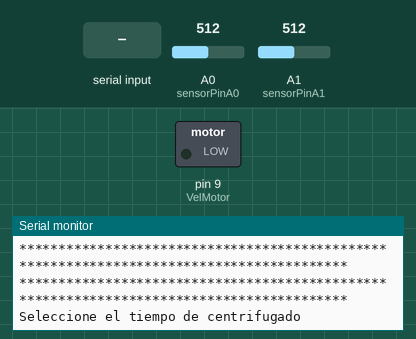
The sketch below on a simulated Arduino Uno, built with avr-gcc and run on an emulated ATmega328P. Shown: switched loads named in the sketch (green lamp = pin HIGH), the last lines printed to the serial monitor. Inputs (shaded band) come from the test bench; at power-on: A0 (sensorPinA0) = 512, A1 (sensorPinA1) = 512.

Above: at 8.3 s.
8.4 s: "90,45,200\n" received over Serial
At 16.2 s:
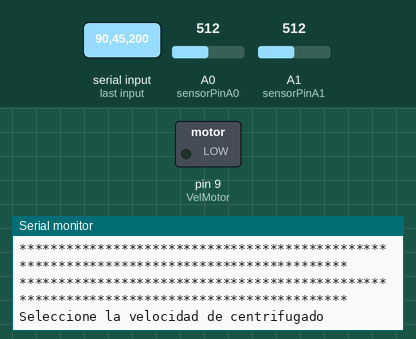
20.0 s: "30,150,10\n" received over Serial
At 25.1 s:
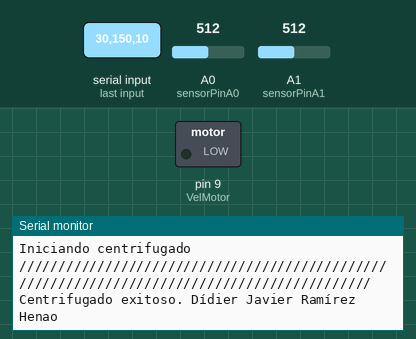

Measured:
- after the input at 8.4 s, the serial monitor: prints a new line after 7.1 s (image 1)
- after the input at 20.0 s, the serial monitor: prints a new line after 3.9 s (image 2)

The sketch:

Centr_fuga.ino
```cpp
/*Dídier Javier Ramírez Henao
---------------------------------------------
Centrifugado controlando el tiempo y la velocidad del motor
---------------------------------------------
Programa con dos entradas análogas. Una para controlar el tiempo de centrifugado y la otra para controlar la velocidad
de rotación del motor. El motor se controla mediante salida por PWM.
*/
const int sensorPinA0 = A0;    // seleccionar la entrada para el sensor análogo (Potenciómetro de tiempo)
const int sensorPinA1 = A1;    // seleccionar la entrada para el sensor análogo (Potenciómetro de velocidad)
int sensorTiempo;       // variable que almacena el valor raw de la entrada análoga del potenciómetro que determina el tiempo de centrifugado(0 a 1024)
int sensorVelocidad;       // variable que almacena el valor raw de la entrada análoga del potenciómetro que determina la velocidad de centrifugado(0 a 1024)
int continuar = 0;//mientras sea igual a cero el usuario puede modificar el tiempo de centrifugado
int tiempo;     //variable para calcular el tiempo de centrifugado (entre 10 y 60 segundos)
int velocidad;  //Variable para modificar la velocidad de centrifugado
const int VelMotor = 9;    //Variable de salida para controlar la velocidad del motor por PWM (pin 9)
int porcentajeVelMotor;
void setup()
{
  Serial.begin(9600);//Iniciamos comunicación con el puerto serie
  Serial.setTimeout(1000);  //Para dar tiempo a que el usuario pulse un número para continuar
  pinMode (VelMotor,OUTPUT);         //Se configura la salida del pwm del motor (como salida*****pin 9)
}
void loop()
{
  while (continuar == 0)//El ciclo se repite hasta que el usuario digite un número distinto de cero
  {
    Serial.println("Seleccione el tiempo de centrifugado");
    delay (3000);//Tiempo de espera para que el usuario ingrese el tiempo de centrifugado
    sensorTiempo = analogRead(sensorPinA0);   // realizar la lectura del potenciómetro (Entrada análoga A0**tiempo de centrifugado)
    tiempo = 0.1389*sensorTiempo - 75.4235; //fórmula hallada mediante ecuación de la recta. Relaciona tiempo de centrifugado(de 10 a 60 segundos) con la entrada análoga A0(sensorTiempo)
    Serial.print("Los segundos de centrifugado son: ");
    Serial.println(tiempo);
    Serial.println("Oprima una tecla diferente de cero si está seguro del tiempo seleccionado para continuar");
    Serial.println("*****************************************************************************************");
    Serial.println("*****************************************************************************************");
    delay (4000);//Retardo para esperar a que el usuario modifique el tiempo de centrifugado
    if (Serial.available() > 0) //Se entra al if si el usuario digita un número diferente de cero
    {
      int num = Serial.readString().toInt();    //Se transforma la lectura a un número entero
      continuar = num; //El número se guarda en la variable continuar
    }
  }//Se sale del while cuando el usuario digita un número distinto de cero
  continuar = 0;//Se restablece la variable continuar para un nuevo ciclo
  while (continuar == 0)//El ciclo se repite hasta que el usuario digite un número distinto de cero
    {
      Serial.println("Seleccione la velocidad de centrifugado");
      delay (3000);//Tiempo de espera para que el usuario modifique la velocidad de centrifigado con el potenciómetro.
      sensorVelocidad = analogRead(sensorPinA1);   // realizar la lectura del potenciómetro (Entrada análoga A1**velocidad de centrifugado)
      velocidad = 0.625*sensorVelocidad - 384.375; //fórmula hallada mediante ecuación de la recta. Relaciona velocidad de centrifugado con la entrada análoga A1(sensorVelocidad)
      porcentajeVelMotor = 0.392157*velocidad;    //Variable que guarda el porcentaje de velocidad de centrifugado
      Serial.print(" Velocidad de centrifugado al: ");
      Serial.print(porcentajeVelMotor);//Se informa al usuario el porcentaje de velocidad de centrifugado. Puede modificarla antes o durante el proceso de centrifugado
      Serial.println("por ciento");
      Serial.println("La velocidad de centrifugado la puede modificar durante el proceso de centrifugado");
      Serial.println("Oprima un número diferente de cero si está seguro de la velocidad de centrifugado");
      Serial.println("*****************************************************************************************");
      Serial.println("*****************************************************************************************");
      delay (4000);//Tiempo de espera para que el usuario seleccione la velocidad de centrifugado
      if (Serial.available() > 0) //Se entra al if si el usuario digita un número diferente de cero
      {
        int num = Serial.readString().toInt();    //Se transforma la lectura a un número entero
        continuar = num;//el número ingresado se guarda en la variable continuar
      }
   }//Se sale del while si continuar es diferente de cero
   Serial.println("Iniciando centrifugado");
   continuar = 0; //Se restaura continuar en cero para cuando hayan nuevos procesos de centrifugado
   for (int i = 0; i <= tiempo; i++)//Ciclo for que dura el tiempo de centrifugado
   {
     sensorVelocidad = analogRead(sensorPinA1);//Se actualiza el estado del sensor de velocidad
     velocidad = 0.625*sensorVelocidad - 384.375;//Se actualiza la variable velocidad
     Serial.println("********************************************************************************************");
     analogWrite(VelMotor,velocidad);//El valor de la velocidad se envía a la salida por PWM (pin 9)
     delay (1000);//Retardo para ir contando los segundos de centrifugado
     porcentajeVelMotor = 0.392157*velocidad;    //Variable que guarda el porcentaje de velocidad de centrifugado
     Serial.print("Velocidad de centrifugado al: ");
     Serial.print(porcentajeVelMotor);//Se informa al usuario el porcentaje de velocidad de centrifugado. Puede modificarla antes o durante el proceso de centrifugado
     Serial.println("por ciento");
     Serial.println(i);  //Se imprime en pantalla los segundos que van transcurriendo del centrifugado
   }
   sensorVelocidad = analogRead(sensorPinA1);//Se actualiza el estado del sensor de velocidad
   velocidad =0;//Se actualiza la variable velocidad
   analogWrite(VelMotor,velocidad);//El valor de la velocidad se envía a la salida por PWM (pin 9)
   Serial.println("////////////////////////////////////////////////////////////////////////////////////////////");
   Serial.println("Centrifugado exitoso. Dídier Javier Ramírez Henao");
   delay (2000);
   Serial.println("////////////////////////////////////////////////////////////////////////////////////////////");
   while (continuar == 0)//El ciclo se repite hasta que el usuario digite un número distinto de cero
   {
     Serial.println("");
     Serial.println("Oprima un número diferente de cero si desea realizar otro centrifugado");
     Serial.println("*****************************************************************************************");
     Serial.println("*****************************************************************************************");
     delay (4000);//Tiempo de espera para que el usuario oprima un número diferente de cero y realice otro centrifugado
     if (Serial.available() > 0) //Se entra al if si el usuario digita un número diferente de cero
     {
       int num = Serial.readString().toInt();    //Se transforma la lectura a un número entero
       continuar = num;//el número ingresado se guarda en la variable continuar
     }
   }//Se sale del while si continuar es diferente de cero
   continuar = 0; //Se restable el valor de la variable continuar para un nuevo ciclo
}
```
